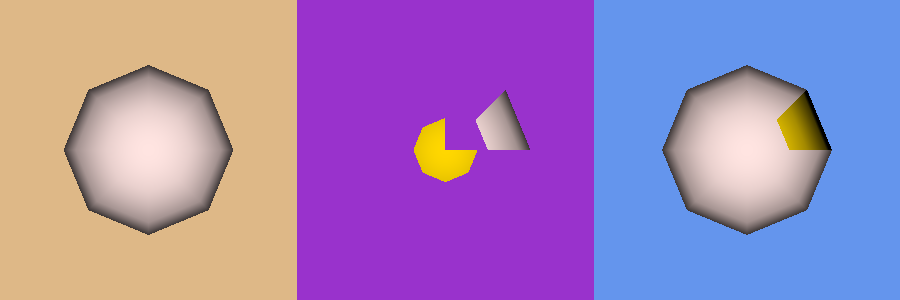

Write the Python code that produced this figure.
#!/usr/bin/env python

# Extract a subset of cells by index using vtkExtractSelection, showing
# all cells, selected cells, and non-selected cells in three viewports.

# Factory overrides: importing these modules registers the OpenGL rendering
# and interaction style implementations for vtkRenderingCore factory classes.
import vtkmodules.vtkInteractionStyle  # noqa: F401
import vtkmodules.vtkRenderingOpenGL2  # noqa: F401
# VTK pipeline classes used in this example
from vtkmodules.vtkCommonCore import vtkIdTypeArray
from vtkmodules.vtkCommonDataModel import (
    vtkSelection,
    vtkSelectionNode,
    vtkUnstructuredGrid,
)
from vtkmodules.vtkFiltersExtraction import vtkExtractSelection
from vtkmodules.vtkFiltersSources import vtkSphereSource
from vtkmodules.vtkRenderingCore import (
    vtkActor,
    vtkCamera,
    vtkDataSetMapper,
    vtkProperty,
    vtkRenderWindow,
    vtkRenderWindowInteractor,
    vtkRenderer,
)

# Colors (normalized RGB)
misty_rose_rgb = (1.000, 0.894, 0.882)
gold_rgb = (1.000, 0.843, 0.000)
burlywood_rgb = (0.871, 0.722, 0.529)
orchid_dark_rgb = (0.600, 0.196, 0.800)
cornflower_blue_rgb = (0.392, 0.584, 0.929)

# Source: sphere
sphere_source = vtkSphereSource()
sphere_source.Update()

# Selection: cell indices 10 through 19
ids = vtkIdTypeArray()
ids.SetNumberOfComponents(1)
ids.InsertNextValue(10)
ids.InsertNextValue(11)
ids.InsertNextValue(12)
ids.InsertNextValue(13)
ids.InsertNextValue(14)
ids.InsertNextValue(15)
ids.InsertNextValue(16)
ids.InsertNextValue(17)
ids.InsertNextValue(18)
ids.InsertNextValue(19)

selection_node = vtkSelectionNode()
selection_node.SetFieldType(vtkSelectionNode.CELL)
selection_node.SetContentType(vtkSelectionNode.INDICES)
selection_node.SetSelectionList(ids)

selection = vtkSelection()
selection.AddNode(selection_node)

# Filter: extract cells IN the selection
extract_selection = vtkExtractSelection()
extract_selection.SetInputConnection(0, sphere_source.GetOutputPort())
extract_selection.SetInputData(1, selection)
extract_selection.Update()

selected = vtkUnstructuredGrid()
selected.ShallowCopy(extract_selection.GetOutput())

# Invert to get cells NOT in the selection
selection_node.GetProperties().Set(vtkSelectionNode.INVERSE(), 1)
extract_selection.Update()

not_selected = vtkUnstructuredGrid()
not_selected.ShallowCopy(extract_selection.GetOutput())

# Shared back-face property
backfaces = vtkProperty()
backfaces.SetColor(gold_rgb)

# Mapper & Actor: map all cells to graphics primitives
input_mapper = vtkDataSetMapper()
input_mapper.SetInputConnection(sphere_source.GetOutputPort())

input_actor = vtkActor()
input_actor.SetMapper(input_mapper)
input_actor.GetProperty().SetColor(misty_rose_rgb)
input_actor.SetBackfaceProperty(backfaces)

# Mapper & Actor: map selected cells to graphics primitives
selected_mapper = vtkDataSetMapper()
selected_mapper.SetInputData(selected)

selected_actor = vtkActor()
selected_actor.SetMapper(selected_mapper)
selected_actor.GetProperty().SetColor(misty_rose_rgb)
selected_actor.SetBackfaceProperty(backfaces)

# Mapper & Actor: map non-selected cells to graphics primitives
not_selected_mapper = vtkDataSetMapper()
not_selected_mapper.SetInputData(not_selected)

not_selected_actor = vtkActor()
not_selected_actor.SetMapper(not_selected_mapper)
not_selected_actor.GetProperty().SetColor(misty_rose_rgb)
not_selected_actor.SetBackfaceProperty(backfaces)

# Shared camera
camera = vtkCamera()

# Left renderer: all cells
left_renderer = vtkRenderer()
left_renderer.SetViewport(0.0, 0.0, 0.33, 1.0)
left_renderer.SetBackground(burlywood_rgb)
left_renderer.AddActor(input_actor)

# Center renderer: selected cells
center_renderer = vtkRenderer()
center_renderer.SetViewport(0.33, 0.0, 0.66, 1.0)
center_renderer.SetBackground(orchid_dark_rgb)
center_renderer.AddActor(selected_actor)

# Right renderer: non-selected cells
right_renderer = vtkRenderer()
right_renderer.SetViewport(0.66, 0.0, 1.0, 1.0)
right_renderer.SetBackground(cornflower_blue_rgb)
right_renderer.AddActor(not_selected_actor)

# Window: display the rendered scene
render_window = vtkRenderWindow()
render_window.AddRenderer(left_renderer)
render_window.AddRenderer(center_renderer)
render_window.AddRenderer(right_renderer)
render_window.SetWindowName("extract selection using cells")
render_window.SetMultiSamples(0)
render_window.SetSize(900, 300)

# Scene: configure the camera
left_renderer.SetActiveCamera(camera)
center_renderer.SetActiveCamera(camera)
right_renderer.SetActiveCamera(camera)
left_renderer.ResetCamera()

# Interactor: handle mouse and keyboard events
render_window_interactor = vtkRenderWindowInteractor()
render_window_interactor.SetRenderWindow(render_window)

# Launch the interactive visualization
render_window.Render()
render_window_interactor.Start()
